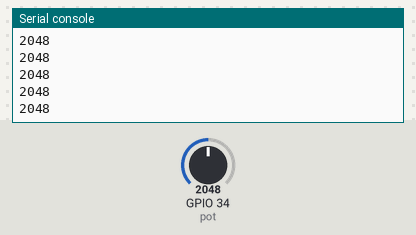
Bench run of a program on a simulated ESP32 board running MicroPython. Shown: the last lines printed to the serial console. The inputs (shaded band) are chosen by the test bench; at power-on: GPIO 34 (pot) = 2048 (analog values on the 0–4095 scale).

Above: at 1.2 s.
1.3 s: GPIO 34 (pot) set to 2866
At 1.56 s:
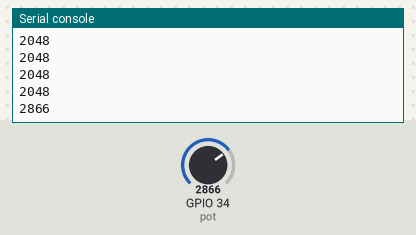
2.8 s: GPIO 34 (pot) set to 3603
At 2.96 s:
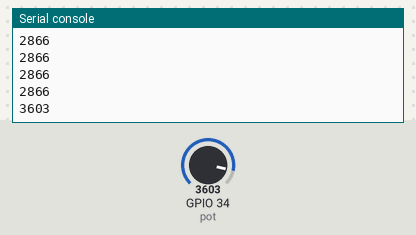
Timing chart, 0 to 5.8 s (numbered marks = the images above; inputs shaded):
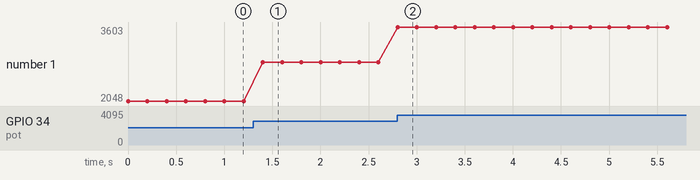

The program:

adc.py
```python
from machine import Pin, ADC
from time import sleep

# assign ADC at GPIO34
pot = ADC(Pin(34))
pot.atten(ADC.ATTN_11DB)       #Full range: 3.3v
# pot.width(ADC.WIDTH_12BIT)   #Default 12bits

while True:
  #RETURN THE RAW ADC VALUE ACCORDING TO THE RESOLUTION
  pot_value = pot.read()
  print(pot_value)
  sleep(0.2)
```

Measured:
- after the input at 1.3 s, the serial console: prints a new line after 0.10 s (image 1)
- after the input at 2.8 s, the serial console: prints a new line at once (image 2)
- plotted number 1: 2048 → 2866 after the input at 1.3 s, 2866 → 3603 after the input at 2.8 s
